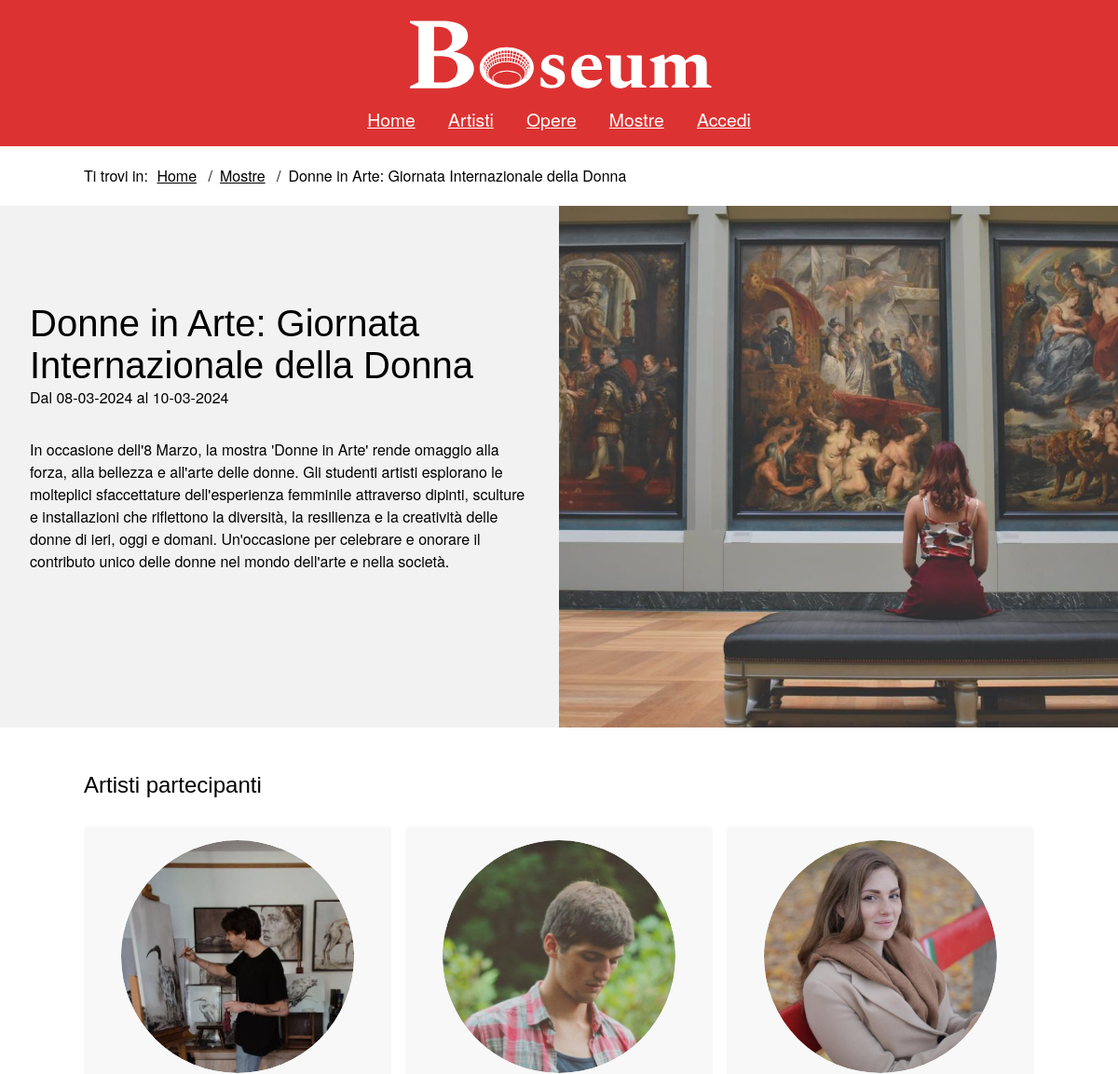
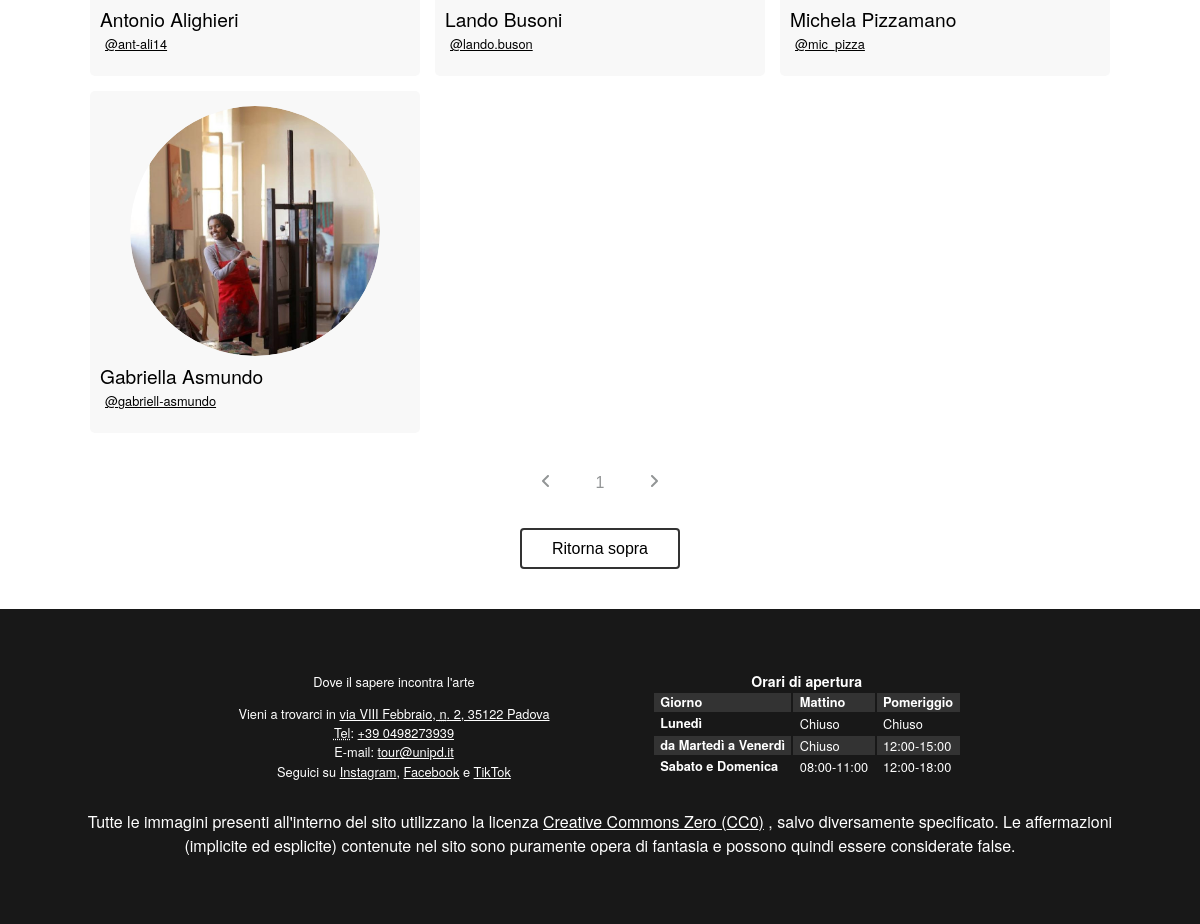
The page /php/mostra.php?id=4 on the database as committed earlier (2 pictures, top to bottom).
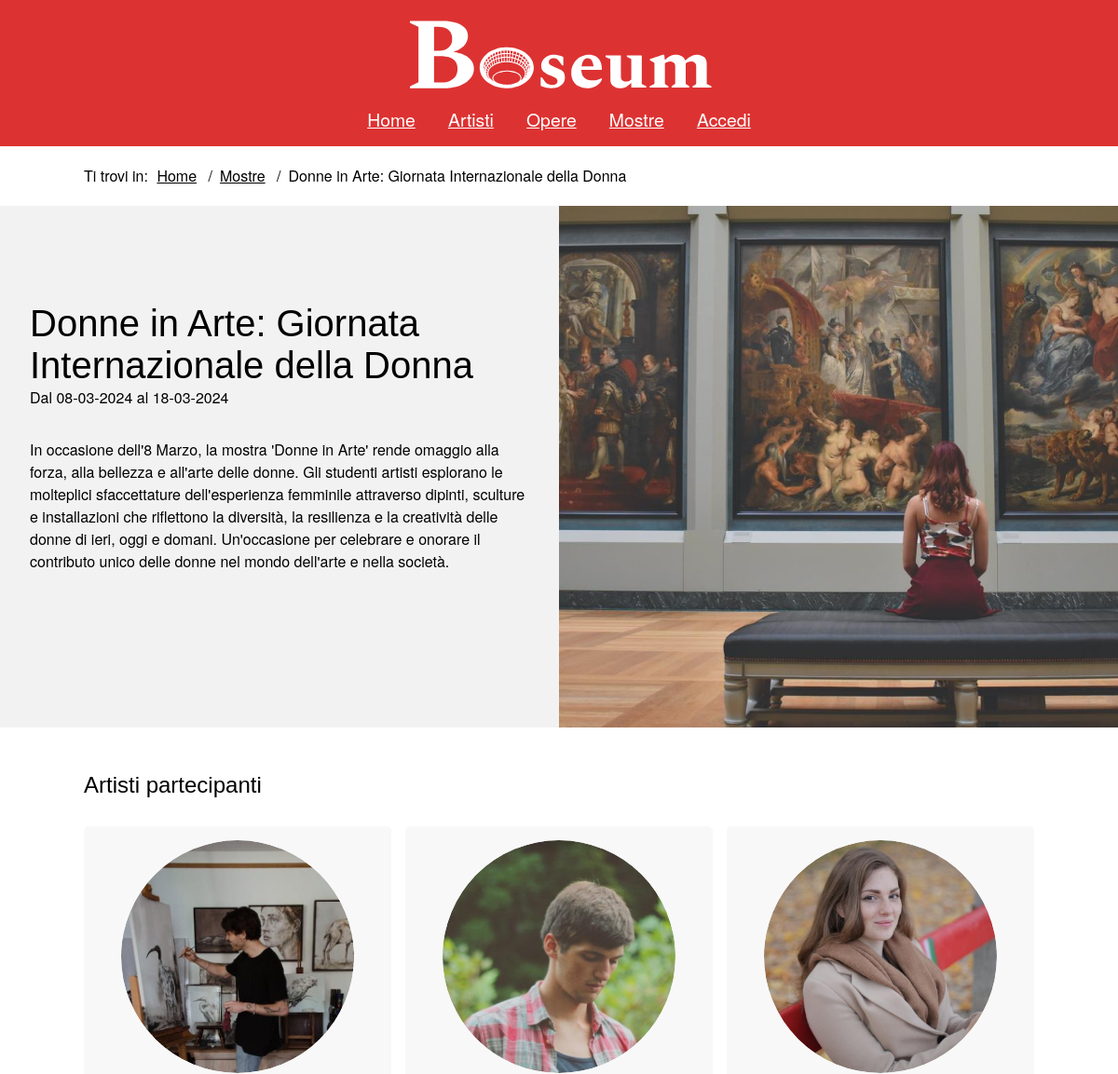
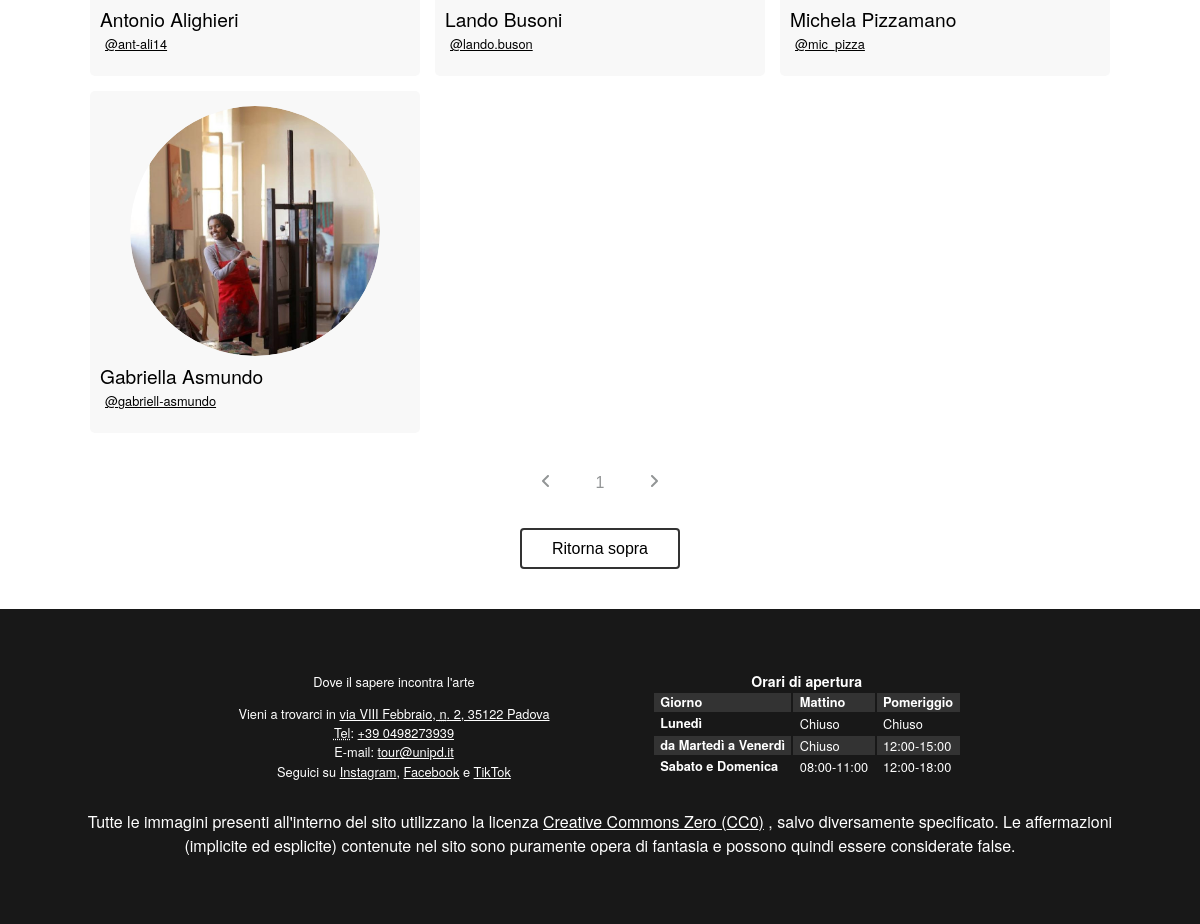
The same page on the database as committed later (2 pictures, top to bottom).
### tables this page shows
CREATE TABLE `Artshows` (
  `id` int(11) NOT NULL,
  `title` varchar(100) NOT NULL,
  `description` varchar(1000) NOT NULL,
  `image` varchar(100) NOT NULL,
  `start_date` date NOT NULL,
  `end_date` date NOT NULL
);

CREATE TABLE `Users` (
  `id` int(11) NOT NULL,
  `username` varchar(30) NOT NULL,
  `password` varchar(255) NOT NULL,
  `name` varchar(30) NOT NULL,
  `lastname` varchar(30) NOT NULL,
  `is_admin` tinyint(1) NOT NULL,
  `image` varchar(100) DEFAULT NULL,
  `birth_date` date DEFAULT NULL,
  `birth_place` varchar(30) DEFAULT NULL,
  `biography` varchar(1000) DEFAULT NULL,
  `experience` varchar(1000) DEFAULT NULL
);

### php/DBAccess.php (called while the page is built, shortened)
<?php
class DBAccess
{
    private $connection;
    public function openDBConnection()
    {
        try {
            $this->connection = mysqli_connect(
                self::HOST_DB,
                self::USERNAME,
                self::PASSWORD,
                self::DATABASE_NAME
            );
        } catch (\Exception $e) {
            return false;
        }
        return true;
    }
    public function getArtshow($id)
    {
        $query = "SELECT *
                    FROM Artshows
                    WHERE Artshows.id = $id";
        $queryResult = mysqli_query($this->connection, $query) or DBAccess::errorDB(true);
        if (mysqli_num_rows($queryResult) != 0) {
            $result = array();
            while ($row = mysqli_fetch_array($queryResult, MYSQLI_ASSOC)) {
                $result[] = $row;
            }
            return $result;
        } else return null;
    }
    public function getArtshowsPartecipants($id)
    {
        $query = "SELECT Users.id, Users.username, Users.name, Users.lastname, Users.image
                    FROM ArtshowPrenotations JOIN Users ON ArtshowPrenotations.id_artist = Users.id
                    WHERE ArtshowPrenotations.id_artshow = $id";
        $queryResult = mysqli_query($this->connection, $query) or DBAccess::errorDB(true);
        if (mysqli_num_rows($queryResult) != 0) {
            $result = array();
            while ($row = mysqli_fetch_array($queryResult, MYSQLI_ASSOC)) {
                $result[] = $row;
            }
            return $result;
        } else return null;
    }
}

### php/DateManager.php (called while the page is built, shortened)
<?php
class DateManager {
    public static function toDMY($inputDate) {
        $dateTime = DateTime::createFromFormat('Y-m-d', $inputDate);
        return $dateTime->format('d-m-Y');
    }
}
?>

### php/mostra.php (the view, shortened to what this page needs)
<?php
require_once 'DBAccess.php';
require_once 'DateManager.php';
require_once 'utils.php';
$isLoggedIn = isset($_SESSION['logged_id']);
$loginOrProfileTitle = $isLoggedIn ?
    "<a href=\"artista.php?id=" . $_SESSION['logged_id'] . "\"><span lang=\"en\">Account</span></a>"
    : "<a href=\"login.php\">Accedi</a>";
$connection = new DB\DBAccess();
$idArtshow = $_GET["id"];
$infoArtshow = $connection->getArtshow($idArtshow);
$partecipantsArtshow = $connection->getArtshowsPartecipants($idArtshow);
if (!$infoArtshow || sizeof($infoArtshow) <= 0) {
    header("location: ../php/404.php");
} else {
    $title = $infoArtshow[0]['title'];
    $description = $infoArtshow[0]['description'];
    $image = $infoArtshow[0]['image'];
    $startDateReverse = $infoArtshow[0]['start_date'];
    $startDate = DateManager::toDMY($startDateReverse);
    $endDateReverse = $infoArtshow[0]['end_date'];
    $endDate = DateManager::toDMY($endDateReverse);
    $partecipantsArtshowContainer = '<p>Attualmente nessun artista ha deciso di partecipare questa mostra.</p>';
    if ($partecipantsArtshow && sizeof($partecipantsArtshow) > 0) {
        $partecipantsArtshowContainer = "<h2 id=\"top_gallery\">Artisti partecipanti</h2><div class=\"artist_results_section\" id=\"paginated_section\">";
        foreach ($partecipantsArtshow as $partecipantArtshow) {
            $profileImage = $partecipantArtshow['image'] ? $partecipantArtshow['image'] : '../assets/images/default_user.svg';
            $partecipantsArtshowContainer .= "<div class=\"gallery_item\">
                    <div class=\"artist_gallery_item\">
                        <div class=\"artist_gallery_item_image\">
                            <a
                                href=\"artista.php?id=" . $partecipantArtshow['id'] . "\">
                                <img
                                    src=\"" . $profileImage . "\"
                                    alt=\"" . $partecipantArtshow['username'] . "\" />
                            </a>
                        </div>
                        <div class=\"artist_gallery_item_info\">
                            <div class=\"artist_gallery_item_title\">
                                <p>
                                " . $partecipantArtshow['name'] . " " . $partecipantArtshow['lastname'] . "
                                </p>
                            </div>
                            <div class=\"artist_mini_preview_info\">
                                <a
                                aria-hidden=\"true\"
                                tabindex=\"-1\"
                                href=\"artista.php?id=" . $partecipantArtshow['id'] . "\"
                                    >" . $partecipantArtshow['username'] . "</a
                                >
                            </div>
                        </div>
                    </div>
                </div>";
        }
        $partecipantsArtshowContainer .= "</div>" . addPaginator();
    }
    $prenotationSection = "";
    $mostra = file_get_contents("../templates/mostra.html");
    $mostra = str_replace("{{login_or_profile_title}}", $loginOrProfileTitle, $mostra);
    $mostra = str_replace("{{name}}", $title, $mostra);
    $mostra = str_replace("{{start_date}}", $startDate, $mostra);
    $mostra = str_replace("{{start_date_reversed}}", $startDateReverse, $mostra);
    $mostra = str_replace("{{end_date}}", $endDate, $mostra);
    $mostra = str_replace("{{end_date_reversed}}", $endDateReverse, $mostra);
    $mostra = str_replace("{{description}}", $description, $mostra);
    $mostra = str_replace("{{image}}", $image, $mostra);
    $mostra = str_replace("{{prenotation}}", $prenotationSection, $mostra);
    $mostra = str_replace("{{partecipants}}", $partecipantsArtshowContainer, $mostra);
    echo ($mostra);
}

### php/utils.php (shortened to what this page needs)
<?php
function addPaginator()
{
    return "
        <div>
            <div class=\"pagination\">
                <button
                    id=\"prev_pag_button\"
                    aria-label=\"Pagina precedente\"
                    class=\"pagination_controls\"
                    disabled>
                    <svg
                        xmlns=\"http://www.w3.org/2000/svg\"
                        height=\"1em\"
                        width=\"1em\"
                        viewBox=\"0 0 320 512\">
                        <path
                            fill=\"currentColor\"
                            d=\"M41.4 233.4c-12.5 12.5-12.5 32.8 0 45.3l160 160c12.5 12.5 32.8 12.5 45.3 0s12.5-32.8 0-45.3L109.3 256 246.6 118.6c12.5-12.5 12.5-32.8 0-45.3s-32.8-12.5-45.3 0l-160 160z\" />
                    </svg>
                </button>
                <div id=\"pagination_numbers\"></div>
                <button
                    id=\"next_pag_button\"
                    aria-label=\"Prossima pagina\"
                    class=\"pagination_controls\"
                    disabled>
                    <svg
                        xmlns=\"http://www.w3.org/2000/svg\"
                        height=\"1em\"
                        width=\"1em\"
                        viewBox=\"0 0 320 512\">
                        <path
                            fill=\"currentColor\"
                            d=\"M278.6 233.4c12.5 12.5 12.5 32.8 0 45.3l-160 160c-12.5 12.5-32.8 12.5-45.3 0s-12.5-32.8 0-45.3L210.7 256 73.4 118.6c-12.5-12.5-12.5-32.8 0-45.3s32.8-12.5 45.3 0l160 160z\" />
                    </svg>
                </button>
            </div>
            <div class=\"return_top_button\">
                <button id=\"back_to_top\" class=\"button_reverse\">
                    Ritorna sopra
                </button>
            </div>
        </div>
    ";
}

### assets/CSS/mini.css (style rules this page uses)
header { display: flex; align-items: center; justify-content: space-between; }
header h1 { background-image: url("../images/logomini.png"); font-size: 3em; }
#menu { width: max-content; color: white; transition: transform 0.5s ease; z-index: 3; }
#menu nav { position: fixed; right: 0; top: 0; width: 100%; padding: 5em 0 3em 0; background: var(--headerBgColor); transform: translateY(-100%); transition: transform 0.5s ease; }
#menu nav ul { flex-direction: column; align-items: center; margin: auto; }
#menu nav ul li { padding-bottom: 15px; }
#menu nav a { visibility: hidden; }
footer { flex-wrap: wrap-reverse; }
footer div { padding: 2em 1em; }
.gallery_item { margin-top: 2em; max-width: unset; }
#artshow_layout { flex-direction: column; }
.artshow_mainimage { width: 100%; object-fit: cover; }

### assets/CSS/print.css (style rules this page uses)
html { padding: 0.5cm; }
#menu { display: none; }
.breadcrumb, .breadcrumb li { display: inline; list-style: none; }
.breadcrumb li:after { content: "/"; padding: 1em; }
footer { margin-top: 2cm; }
#infofoot { border: 1px solid black; border-radius: 10px; text-align: center; font-size: 0.8em; }
#listinfofoot { list-style: none; }
#orariofoot { display: none; }
.return_top_button { display: none; }
.pagination_controls { display: none; }
.artist_gallery_item { padding: 0.5cm 0 0.5cm; display: flex; flex-direction: row; }
.artist_gallery_item_image img { width: auto; height: 3cm; }
.gallery_item { padding: 0.5cm 0 0.5cm; display: flex; flex-direction: row; }
.artshow_mainimage { display: none; }
.button_reverse { display: none; }
#content #artshow_layout .artshow_mainimage { display: block; height: 5cm; width: auto; }
.artist_results_section .gallery_item { display: inline-block; margin-right: 0.5cm; width: 8cm; }
.artist_results_section .gallery_item .artist_gallery_item { padding: 0.5cm; border: 0.5px solid grey; }
.artist_gallery_item_info { margin-left: 0.5cm; width: 3cm; display: flex; flex-direction: column; }
.artist_gallery_item_title, .artist_mini_preview_info { display: flex; }

Rows that differ between the two databases and show on the page:
changed artshows: mostra "…Donna Dal 08-03-2024 al 10-03-2024 In occasione dell'8 Marzo,…" → "…Donna Dal 08-03-2024 al 18-03-2024 In occasione dell'8 Marzo,…"
